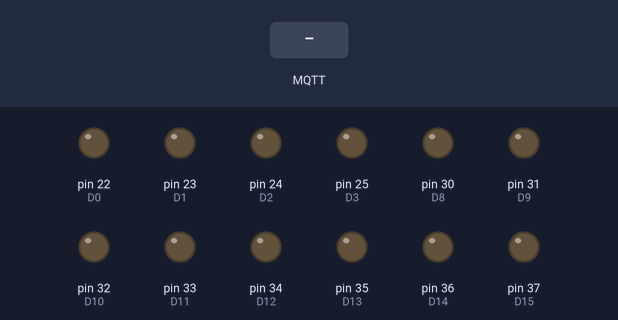
Bench run of a sketch on a simulated Arduino Mega 2560, built with avr-gcc and run on an emulated ATmega2560. Parts: output pins drawn as LEDs (lit = HIGH). Inputs (shaded band) come from the test bench. WiFi joins after 1.5 s; servers stay silent unless stated; no MQTT or app messages arrive unless stated; what the sketch prints to the serial monitor is not drawn.

Above: at 2.2 s.
2.3 s: MQTT message "1" arrives on the first subscribed topic
At 3.0 s:
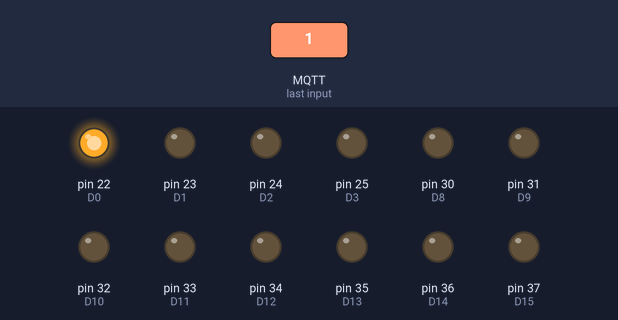
3.8 s: MQTT message "1" arrives on the second subscribed topic
At 4.1 s:
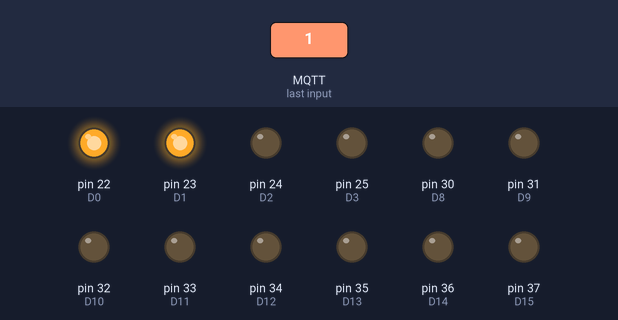
5.3 s: MQTT message "0" arrives on the first subscribed topic
At 6.5 s:
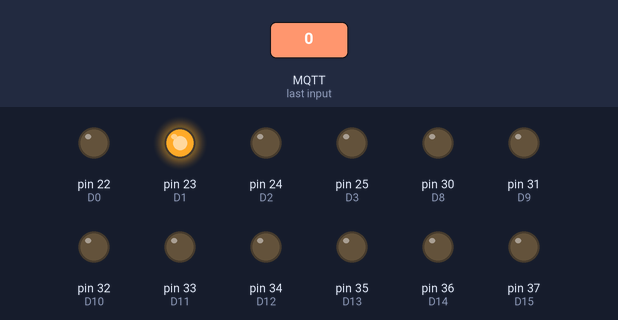
6.8 s: MQTT message "1" arrives on the third subscribed topic
At 7.6 s:
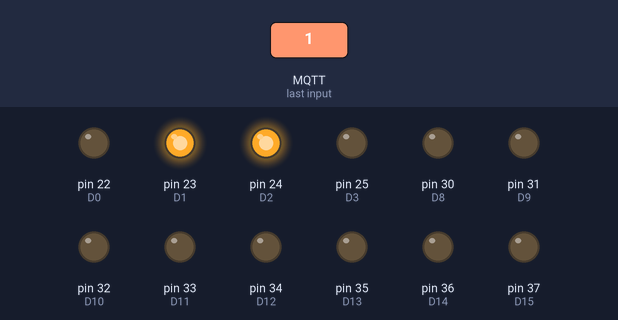
8.3 s: MQTT message "0" arrives on the second subscribed topic
At 8.8 s:
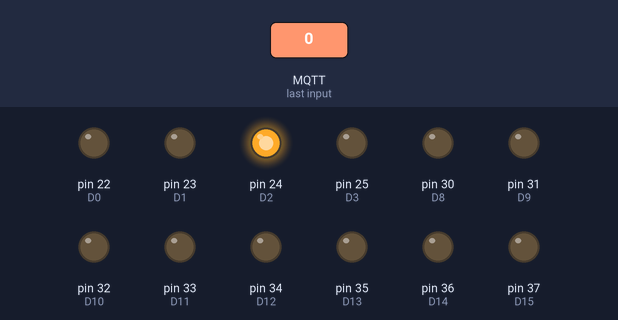
9.8 s: MQTT message "0" arrives on the third subscribed topic
At 11.1 s:
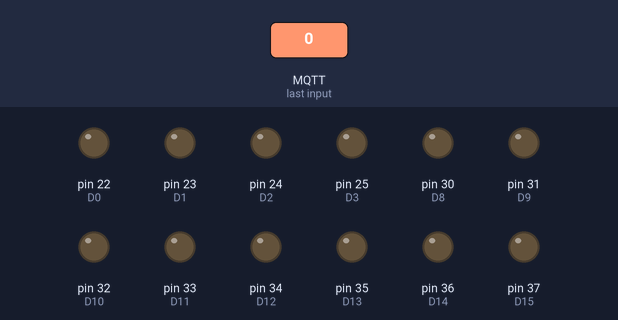
Timing chart, 0 to 12.3 s (numbered marks = the images above; inputs shaded):
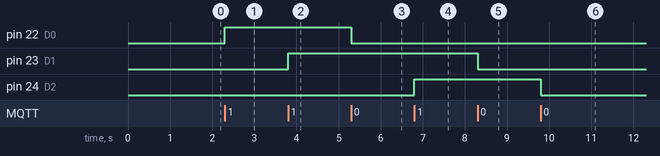

The sketch:

mqttReceiverNew.ino
```cpp
// Define logic level.
#define ON HIGH
#define OFF LOW

// Define Libraries.
#include <PubSubClient.h>
#include <Ethernet.h>
#include <SPI.h>

// MQTT server credentils.
const char *clientId = "ArduinoReceiver-0";
const char *mqtt_server = "91.121.93.94";
const char *mqtt_username = "";
const char *mqtt_password = "";
const int mqtt_port = 1883;
uint8_t reconnectCounter = 0;

// OUTPUT device declaration with PIN number.
const uint8_t D0 = 22, D1 = 23, D2 = 24, D3 = 25, D4 = 26, D5 = 27, D6 = 28, D7 = 29, D8 = 30, D9 = 31,
              D10 = 32, D11 = 33, D12 = 34, D13 = 35, D14 = 36, D15 = 37;

// Ethernet connection credentials.
byte mac[] = {0xAA, 0xBB, 0xCC, 0xDD, 0xEE, 0xFE};
IPAddress ip(192, 168, 0, 118);
EthernetClient ethClient;
PubSubClient client(ethClient);

void reconnect()
{
    // Loop until we’re reconnected
    while (!client.connected())
    {
        Serial.print("Attempting MQTT connection…");
        // Attempt to connect
        if (client.connect(clientId, mqtt_username, mqtt_password))
        {
            Serial.print("Connected");
            client.subscribe("DS/D0");
            client.subscribe("DS/D1");
            client.subscribe("DS/D2");
            client.subscribe("DS/D3");
            client.subscribe("DS/D4");
            client.subscribe("DS/D5");
            client.subscribe("DS/D6");
            client.subscribe("DS/D7");
            client.subscribe("DS/D8");
            client.subscribe("DS/D9");
            client.subscribe("DS/D10");
            client.subscribe("DS/D11");
            client.subscribe("DS/D12");
            client.subscribe("DS/D13");
            client.subscribe("DS/D14");
            client.subscribe("DS/D15");
        }
        else
        {
            reconnectCounter += 1;
            Serial.print("failed, rc=");
            Serial.print(client.state());
            Serial.println(" Trying in 2 seconds");
            delay(2000);
            if (reconnectCounter == 5)
            {
                Ethernet.begin(mac, ip);
                reconnectCounter = 0;
            }
        }
    }
}

void callback(char *topic, uint8_t *payload, unsigned int length)
{
    uint8_t mqttMessage = (*payload - 48);
    Controller(topic, "DS/D0", mqttMessage, D0);
    Controller(topic, "DS/D1", mqttMessage, D1);
    Controller(topic, "DS/D2", mqttMessage, D2);
    Controller(topic, "DS/D3", mqttMessage, D3);
    Controller(topic, "DS/D4", mqttMessage, D4);
    Controller(topic, "DS/D5", mqttMessage, D5);
    Controller(topic, "DS/D6", mqttMessage, D6);
    Controller(topic, "DS/D7", mqttMessage, D7);
    Controller(topic, "DS/D8", mqttMessage, D8);
    Controller(topic, "DS/D9", mqttMessage, D9);
    Controller(topic, "DS/D10", mqttMessage, D10);
    Controller(topic, "DS/D11", mqttMessage, D11);
    Controller(topic, "DS/D12", mqttMessage, D12);
    Controller(topic, "DS/D13", mqttMessage, D13);
    Controller(topic, "DS/D14", mqttMessage, D14);
    Controller(topic, "DS/D15", mqttMessage, D15);
}

void Controller(const char *_topic, const char *_topicName, const uint8_t _mqttMessage, const uint8_t _device)
{
    if (strcmp(_topic, _topicName) == 0)
    {

        if (_mqttMessage == 1)
        {
            uint8_t _pinStatus = digitalRead(_device);
            if (_pinStatus == OFF)
            {
                digitalWrite(_device, ON);
            }
        }
        if (_mqttMessage == 0)
        {
            uint8_t _pinStatus = digitalRead(_device);
            if (_pinStatus == ON)
            {
                digitalWrite(_device, OFF);
            }
        }
    }
}

void setup()
{
    Serial.begin(9600);
    pinMode(D0, OUTPUT);
    pinMode(D1, OUTPUT);
    pinMode(D2, OUTPUT);
    pinMode(D3, OUTPUT);
    pinMode(D4, OUTPUT);
    pinMode(D5, OUTPUT);
    pinMode(D6, OUTPUT);
    pinMode(D7, OUTPUT);
    pinMode(D8, OUTPUT);
    pinMode(D9, OUTPUT);
    pinMode(D10, OUTPUT);
    pinMode(D11, OUTPUT);
    pinMode(D12, OUTPUT);
    pinMode(D13, OUTPUT);
    pinMode(D14, OUTPUT);
    pinMode(D15, OUTPUT);

    Ethernet.begin(mac, ip);
    delay(1000);
    client.setServer(mqtt_server, mqtt_port);
    client.setCallback(callback);
}
void loop()
{
    if (!client.connected())
    {
        reconnect();
    }
    client.loop();
}
```

Measured:
- after the input at 2.3 s, pin 22 (D0): LOW → HIGH at once
- after the input at 3.8 s, pin 23 (D1): LOW → HIGH at once
- after the input at 5.3 s, pin 22 (D0): HIGH → LOW at once
- after the input at 6.8 s, pin 24 (D2): LOW → HIGH at once
- after the input at 8.3 s, pin 23 (D1): HIGH → LOW at once
- after the input at 9.8 s, pin 24 (D2): HIGH → LOW at once
